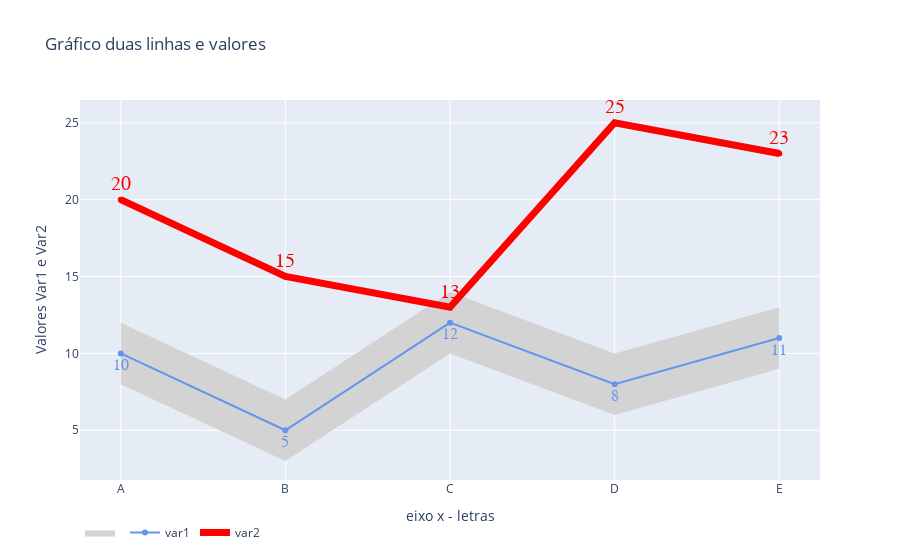

The cell this chart's notebook holds for it:
### Markdown cell above
### Incluindo "sombra/range"

### Code cell
#
y = list(df['var1'])
y_cima = []
y_baixo = []
for i in range(len(y)):
    y_cima.append(y[i]+2) #Define quanto pra cima da linha terá sombra
    y_baixo.append(y[i]-2) #Define quanto pra baixo da linha terá sombra
    
#cálculo de y_baixo ao contrário. 
#Ex: Se y = [1, 2, 3] -- y ao contrrátio = [3, 2, 1]
y_baixo_rev = y_baixo[::-1]

fig = go.Figure(
        data=[  
             #Incluindo "sombra/range" na linha da Var1 (a azul)
             go.Scatter(
                name='',
                x= list(df['letra'].sort_values()) + list(df['letra'].sort_values())[::-1],
                y= y_cima + y_baixo_rev,
                marker_color='CornflowerBlue',
                mode='lines',
                text = list(df['var1']),
                textposition='top center',
                fill='toself',
                fillcolor='lightgray', #cor da sombra
                line_color='rgba(255,255,255,0)', #cor do contorno da sombra
        ),
            
            #plotando a linha da Var1 em cima da sombra
            go.Scatter(
                name='var1',
                x= list(df['letra'].sort_values()),
                y= list(df['var1']),
                marker_color='CornflowerBlue',
                mode='lines+markers+text', #define que é pra aparecer a linha, os marcadores e o texto
                text = list(df['var1']), #define qual o texto deve aparecer
                textposition='bottom center', #define posição em que o valor/texto vai ficar
                #opções: ['top left', 'top center', 'top right', 'middle left', 'middle center', 
                #'middle right', 'bottom left', 'bottom center', 'bottom right']
             
                #formatando textos/valores   
                 textfont=dict(family="sans serif", #tipo
                               size=16, #tamanho do texto/valor
                               color="CornflowerBlue") #cor do texto/valor
            ), 
              
            #linha var2
            go.Scatter(
                name='var2',
                x= list(df['letra'].sort_values()), #o eixo é o mesmo
                y= list(df['var2']),
                marker_color='red',
                mode='lines+markers+text', 
                text = list(df['var2']),
                textposition='top center',
                
                #formatando textos/valores   
                textfont=dict(family="sans serif",
                              size=20,
                              color="red"),
                line = dict(width= 7) #alterando largura da linha
            ), 
            
        ],

layout=go.Layout(title='Gráfico duas linhas e valores',
                 xaxis_title='eixo x - letras',
                 yaxis_title='Valores Var1 e Var2'
        )
    )

fig.update_layout(legend_orientation="h") #definindo localização da leganda. Opções: ['v', 'h']
fig.show()

### Figure 1 — Plotly figure (JSON) as saved in the notebook; plotly's stock layout.template omitted (floating-point values rounded to 4 significant figures)
{"data": [{"fill": "toself", "fillcolor": "lightgray", "line": {"color": "rgba(255,255,255,0)"}, "marker": {"color": "CornflowerBlue"}, "mode": "lines", "name": "", "text": ["10", "5", "12", "8", "11"], "textposition": "top center", "type": "scatter", "x": ["A", "B", "C", "D", "E", "E", "D", "C", "B", "A"], "y": [12, 7, 14, 10, 13, 9, 6, 10, 3, 8]}, {"marker": {"color": "CornflowerBlue"}, "mode": "lines+markers+text", "name": "var1", "text": ["10", "5", "12", "8", "11"], "textfont": {"color": "CornflowerBlue", "family": "sans serif", "size": 16}, "textposition": "bottom center", "type": "scatter", "x": ["A", "B", "C", "D", "E"], "y": [10, 5, 12, 8, 11]}, {"line": {"width": 7}, "marker": {"color": "red"}, "mode": "lines+markers+text", "name": "var2", "text": ["20", "15", "13", "25", "23"], "textfont": {"color": "red", "family": "sans serif", "size": 20}, "textposition": "top center", "type": "scatter", "x": ["A", "B", "C", "D", "E"], "y": [20, 15, 13, 25, 23]}], "layout": {"legend": {"orientation": "h"}, "title": {"text": "Gráfico duas linhas e valores"}, "xaxis": {"title": {"text": "eixo x - letras"}}, "yaxis": {"title": {"text": "Valores Var1 e Var2"}}}}
